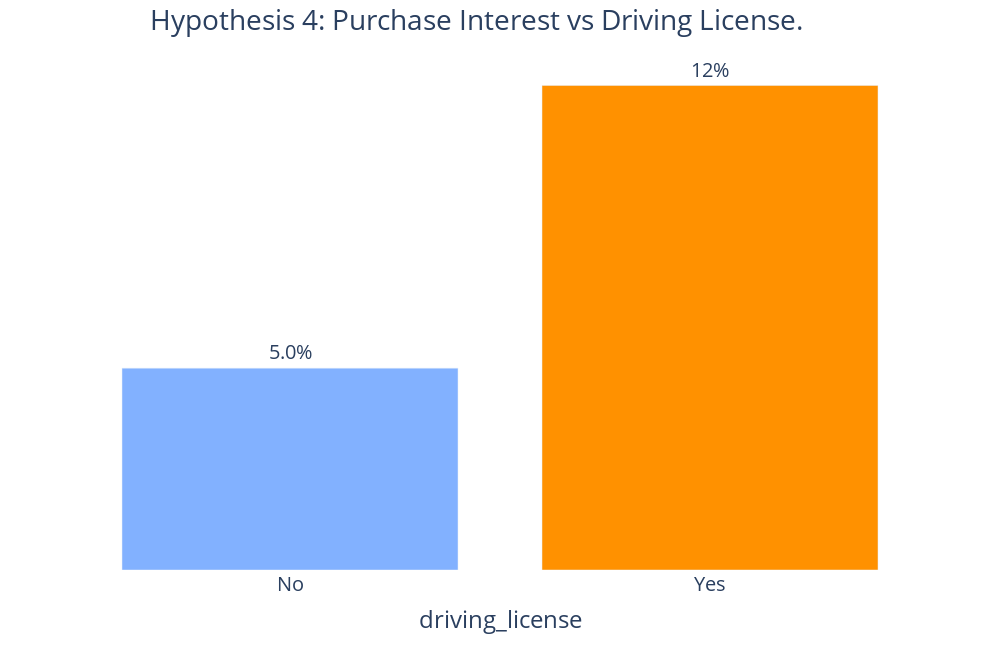

This figure's notebook cell:
### Markdown cell above
**Hyphotesis is true.** 12% of the customers that hold driving license shows interest in buying the vehicle insurance while only 5% of the customers that does not have driving license shows interest in acquire the insurance.

### Code cell
aux9 = pd.crosstab(df4['driving_license'], df4['response'])
aux9['percentage'] = round(aux9[1]/(aux9[0]+aux9[1])*100)

# Creating new dataframe for a bar chart
ax9 = [['No', 5 ],['Yes', 12]]
ax9_df = pd.DataFrame(ax9, columns=['driving_license','percentage'])

# Bar chart
fig4 = px.bar(ax9_df, 
             x='driving_license', 
             y='percentage', 
             color='driving_license', 
             text='percentage', 
             width=1000,
             height=650,
             color_discrete_sequence=['#82B1FF', '#FF9100'])

fig4.update_traces(texttemplate='%{text:.2s}%', 
                   textposition='outside')

fig4.update_layout(title_text='Hypothesis 4: Purchase Interest vs Driving License.', 
                   title_x=0.15,
                   font=dict(size=20),
                   xaxis_visible=True,
                   yaxis_visible=False,
                   plot_bgcolor='rgba(0, 0, 0, 0)',
                   paper_bgcolor='rgba(0, 0, 0, 0)',
                   showlegend=False)
fig4.show()

### Figure 1 — Plotly figure (JSON) as saved in the notebook; plotly's stock layout.template omitted (floating-point values rounded to 4 significant figures)
{"data": [{"alignmentgroup": "True", "hovertemplate": "driving_license=%{x}<br>percentage=%{text}<extra></extra>", "legendgroup": "No", "marker": {"color": "#82B1FF", "pattern": {"shape": ""}}, "name": "No", "offsetgroup": "No", "orientation": "v", "showlegend": true, "text": [5], "textposition": "outside", "texttemplate": "%{text:.2s}%", "type": "bar", "x": ["No"], "xaxis": "x", "y": [5], "yaxis": "y"}, {"alignmentgroup": "True", "hovertemplate": "driving_license=%{x}<br>percentage=%{text}<extra></extra>", "legendgroup": "Yes", "marker": {"color": "#FF9100", "pattern": {"shape": ""}}, "name": "Yes", "offsetgroup": "Yes", "orientation": "v", "showlegend": true, "text": [12], "textposition": "outside", "texttemplate": "%{text:.2s}%", "type": "bar", "x": ["Yes"], "xaxis": "x", "y": [12], "yaxis": "y"}], "layout": {"barmode": "relative", "font": {"size": 20}, "height": 650, "legend": {"title": {"text": "driving_license"}, "tracegroupgap": 0}, "margin": {"t": 60}, "paper_bgcolor": "rgba(0, 0, 0, 0)", "plot_bgcolor": "rgba(0, 0, 0, 0)", "showlegend": false, "title": {"text": "Hypothesis 4: Purchase Interest vs Driving License.", "x": 0.15}, "width": 1000, "xaxis": {"anchor": "y", "categoryarray": ["No", "Yes"], "categoryorder": "array", "domain": [0, 1], "title": {"text": "driving_license"}, "visible": true}, "yaxis": {"anchor": "x", "domain": [0, 1], "title": {"text": "percentage"}, "visible": false}}}
